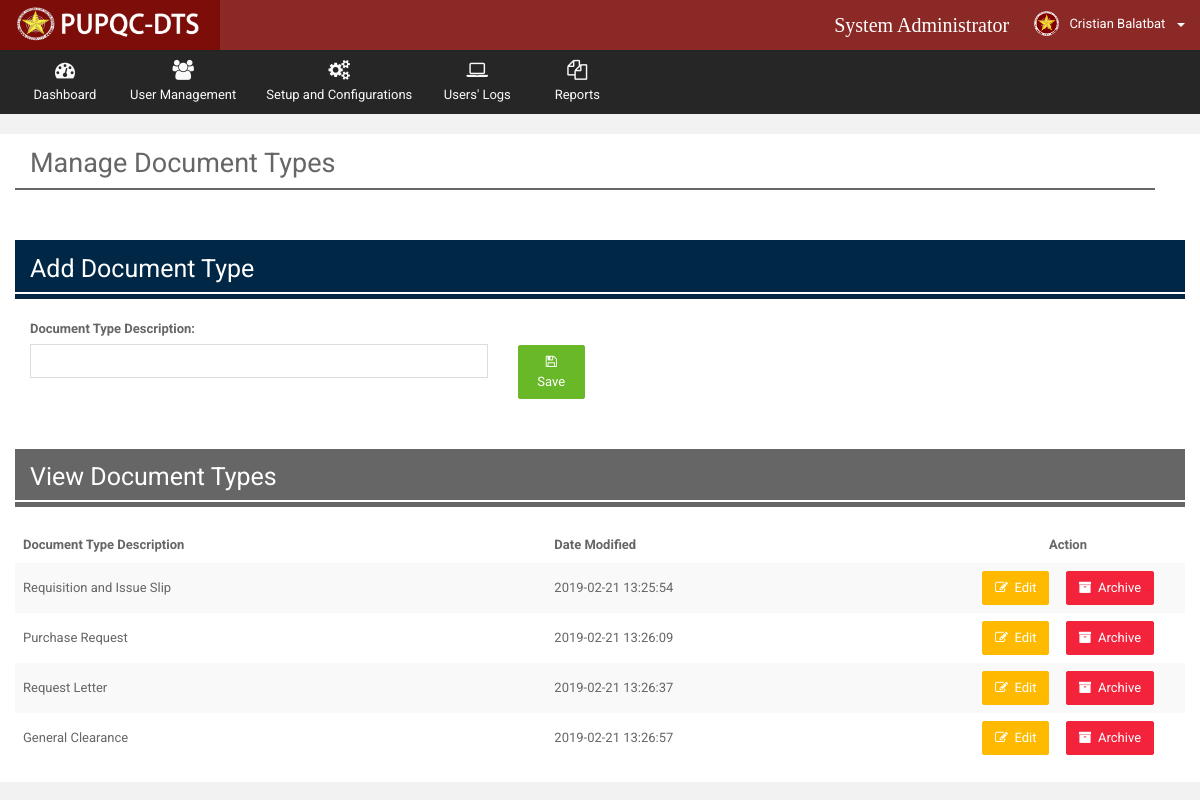
Screenshot of /Web/Admin/views/manage_docu_type.php (signed in) with the database file from the repository.
### tables this page shows
CREATE TABLE `t_accounts` (
  `acc_ID` int(10) NOT NULL,
  `acc_empID` int(10) NOT NULL,
  `acc_username` varchar(100) NOT NULL,
  `acc_password` varchar(100) NOT NULL,
  `acc_email` varchar(255) DEFAULT NULL,
  `acc_user_role` int(10) NOT NULL,
  `acc_active_flag` varchar(20) NOT NULL DEFAULT 'Active',
  `acc_timestamp` datetime NOT NULL DEFAULT CURRENT_TIMESTAMP,
  `acc_mod_date` datetime NOT NULL DEFAULT CURRENT_TIMESTAMP
);

CREATE TABLE `t_employees` (
  `emp_ID` int(10) NOT NULL,
  `emp_lastname` varchar(100) NOT NULL,
  `emp_middlename` varchar(100) DEFAULT NULL,
  `emp_firstname` varchar(100) NOT NULL,
  `emp_office` int(10) NOT NULL,
  `emp_position` varchar(50) NOT NULL,
  `emp_picture` varchar(255) DEFAULT 'default.png',
  `emp_active_flag` bit(1) NOT NULL DEFAULT b'1',
  `emp_mod_date` datetime NOT NULL DEFAULT CURRENT_TIMESTAMP
);

CREATE TABLE `r_document_type` (
  `docutype_ID` int(10) NOT NULL,
  `docutype_desc` varchar(50) NOT NULL,
  `docutype_stat` bit(1) NOT NULL DEFAULT b'1',
  `docutype_timestamp` datetime NOT NULL DEFAULT CURRENT_TIMESTAMP
);

### Web/Admin/views/manage_docu_type.php (the view, shortened to what this page needs)
<?php
    include("../utilities/Header.php");
    include("../utilities/Notification.php");
    include("../utilities/navibar.php");
    include("../utilities/Tables.php");
?>
      <div class="wrapper row-offcanvas row-offcanvas-left">
       <div class="content">
          <section class="main-content">
             <div class="col-md-12">
                 <h2 style="margin-top: 15px">Manage Document Types</h2>
                 <div class="row" style="padding:1px; background-color: #666666; margin-bottom: 50px; width: 100%"></div>
             </div>
            <div class="row" style="background-color: white">
              <div class="col-md-12" >
                <div class="box-info">
                       <div class="panel-heading" style="background-color: #002846; ">
                           <h4 style="color: white; font-size: 25px">Add Document Type</h4>
                           <div class="row" style="padding:1px; background-color:white;"></div>
                       </div>
                       <br>
                       <form action="../functionalities/insert_func.php" method="POST">
                         <div class="col-md-5">
                             <label><b>Document Type Description:</b></label>
                             <input type="text" class="form-control" name="docu_type_desc" required/>
                         </div>
                         <div class="col-md-1">
                             <button class="btn btn-success" type="submit" name="add_docu_type" style="margin-top: 26px"><i class="fa fa-save"></i> Save</button>
                         </div>
                       </form>
                  </div>
                </div>
              </div>
             <div class="row" style="background-color: white">
               <div class="col-md-12" style="margin-top: 50px;">
                 <div class="box-info" >
                       <div class="panel-heading" style="background-color: #666666; ">
                         <h4 style="color: white; font-size: 25px">View Document Types</h4>
                         <div class="row" style="padding:1px; background-color:white;"></div>
                       </div>
                       <br>
                       <div class="adv-table">
                         <table id="datatables" class="table table-striped table-no-border">
                           <thead>
                           <tr>
                               <th>Document Type Description</th>
                               <th>Date Modified</th>
                               <th style="text-align: center">Action</th>
                           </tr>
                           </thead>
                           <tbody>
                           <?php
                               $view_query = mysqli_query($connection,"SELECT * FROM `r_document_type` where docutype_stat = 1");
                               while($row = mysqli_fetch_assoc($view_query))
                               {
                                   $ID = $row["docutype_ID"];
                                   $docutype_name = $row["docutype_desc"];
                                   $docutype_datestamp = $row["docutype_timestamp"];
                           ?>
                               <tr class="gradeX">
                                   <td width=""><?php echo $docutype_name ?></td>
                                   <td width=""><?php echo $docutype_datestamp; ?></td>
                                   <td width="20%">
                                     <center>
                                       <a data-toggle="modal" href="#edit<?php echo $ID?>" class="btn btn-round btn-warning">
                                         <i class="fa fa-edit"></i>&nbsp;
                                         Edit
                                       </a>
                                       <a data-toggle="modal" href="#archive<?php echo $ID?>" class="btn btn-round btn-danger">
                                         <i class="fa fa-archive"></i>&nbsp;
                                         Archive
                                       </a>
                                     </center>
                                   </td>
                               </tr>
                           <?php } ?>
                           </tbody>
                         </table>
                       </div>
                 </div>
               </div>
             </div>
          </section>
       </div>
      </div>
   </body>
</html>

### Web/Admin/utilities/Notification.php (shortened to what this page needs)
<body class="page-header-fixed page-sidebar-fixed page-layout-full-width" style="background-color: #f2f2f2">
  <div >
    <div class="page-wrapper" >
      <header class="header">
        <div class="logo">
          <a data-toggle="modal" href="#about_us" class="logo-text">
            <img src="../../../resources-web/images/dtslogo.png" style="width:100%; margin: 1%;" alt="">
          </a>
        </div>
        <nav role="navigation" class="navbar navbar-static-top">
          <div class="navbar-right">
            <ul class="nav navbar-nav">
              <li>
                <p style="font-size: 20px; color: white; margin-top: 10px; font-family: agency fb">
                  System Administrator&nbsp;&nbsp;
                </p>
              </li>
              <li class="dropdown dropdown-user menu-user">
                <a href="#" data-toggle="dropdown" class="dropdown-toggle">
                   <?php
                        $userID = $_SESSION['UserID'];
                        $view_query = mysqli_query($connection,"SELECT * FROM `t_accounts` AS ACC
                                                                INNER JOIN `r_user_role` AS USR
                                                                INNER JOIN `t_employees` AS EMP
                                                                INNER JOIN `r_office` AS OFF
                                                                ON  ACC.acc_user_role = USR.usr_ID
                                                                and EMP.emp_office = OFF.office_ID
                                                                and ACC.acc_empID = EMP.emp_ID
                                                                WHERE ACC.acc_ID = '$userID'
                                                                ");
                        while($row = mysqli_fetch_assoc($view_query))
                        {
                            $emp_lname = $row["emp_lastname"];
                            $emp_fname = $row["emp_firstname"];
                            $compname = $emp_fname.' '.$emp_lname;
                        }
                   ?>
                  <img src="../../../resources-web/images/PUPlogo.png" alt="User Image" class="img-circle"/>
                  <span class="hidden-xs">
                     <?php echo $compname; ?>
                  </span>&nbsp;
                  <b class="caret"></b>
                </a>
                  </li>
                </ul>
          </div>
        </nav>
      </header>

### resources-web/assets/css/themes/default.css (style rules this page uses)
.page-wrapper { float: left; width: 100%; position: relative; }
.wrapper { width: 100%; min-height: 100%; float: left; }
.wrapper:before, .wrapper:after { content: " "; display: table; }
.wrapper:after { clear: both; }
.header { position: absolute; top: 0; left: 0; right: 0; z-index: 999; }
.content, .page-sidebar { min-height: 100%; display: block; }
.content { background-color: #262123; margin-left: 220px; }
.main-content { float: left; width: 100%; padding: 20px 15px; background-color: #f2f2f2; }
body .header { position: relative; max-height: 100px; }
body .header .navbar { height: 50px; margin-bottom: 0; margin-left: 220px; background-color: #7c0d08e0; -webkit-box-shadow: 0 1px 1px rgba(0, 0, 0, 0.05); box-shadow: 0 1px 1px rgba(0, 0, 0, 0.05); }
body .header .navbar .navbar-right ul.navbar-nav > li { height: 50px; }
body .header .navbar .navbar-right ul.navbar-nav > li.dropdown-user img { margin-top: -3px; margin-right: 7px; height: 25px; }
body .header .navbar .nav a { padding-top: 14px; padding-bottom: 14px; }
body .header .logo { font-family: 'Squada One'; float: left; font-size: 30px; text-align: left; padding: 0 15px; width: 220px; height: 50px; display: block; background-color: #393235; -webkit-box-shadow: 0 1px 1px rgba(0, 0, 0, 0.05); box-shadow: 0 1px 1px rgba(0, 0, 0, 0.05); }
body .header .logo a.logo-text { color: #ffba00; -webkit-text-shadow: 3px 3px 3px rgba(0, 0, 0, 0.1); text-shadow: 3px 3px 3px rgba(0, 0, 0, 0.1); -webkit-transition: all 0.2s ease-out; -o-transition: all 0.2s ease-out; transition: all 0.2s ease-out; }
.page-header-fixed .header { position: fixed; }
.page-header-fixed .page-wrapper { margin-top: 50px; }
.page-layout-full-width .page-wrapper .header .logo { background-color: #7c0d08; }
.page-layout-full-width .page-wrapper .header .logo a.logo-text { color: #68b828; }
.page-layout-full-width .page-wrapper .wrapper .content { margin: 0; }

### rows the page displays
t_accounts: acc_empID.emp_lastname "Cristian Balatbat"
r_document_type: docutype_desc "Requisition and Issue Slip", docutype_timestamp "2019-02-21 13:25:54"
r_document_type: docutype_desc "Purchase Request", docutype_timestamp "2019-02-21 13:26:09"
r_document_type: docutype_desc "Request Letter", docutype_timestamp "2019-02-21 13:26:37"
r_document_type: docutype_desc "General Clearance", docutype_timestamp "2019-02-21 13:26:57"
